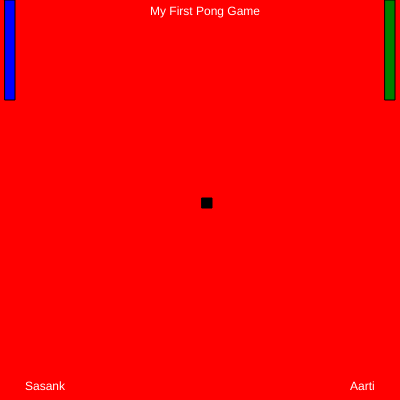
Frame 1 (no input)
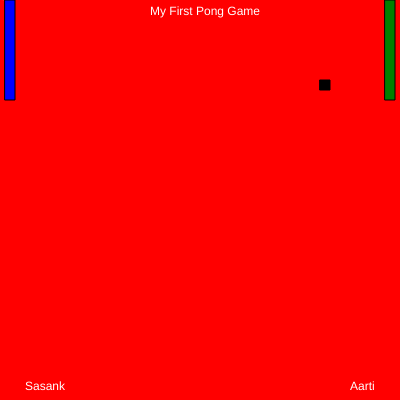
Frame 60 (no input)
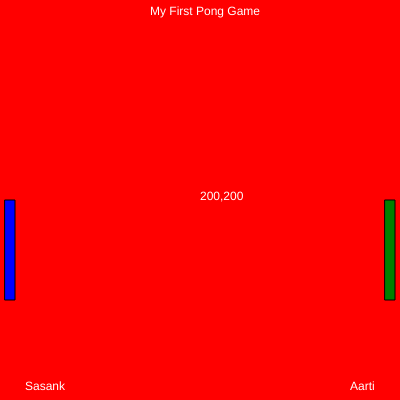
Frame 120 (the mouse pressed at the canvas centre since frame 60)

The p5.js sketch that drew these frames (run headless with seeded random() and noise() and a simulated clock; from frame 60 on, the mouse is pressed at the canvas centre):

// p5.js sketch
// ── sketch.js
var posX = 200;
var posY = 200;
function setup() {
  
  createCanvas(400, 400);
  
}

function draw() {
  background("red")
  text(mouseX+","+mouseY,mouseX,mouseY)
  fill("blue")
  rect(5,mouseY,10,100);
  fill("green")
  rect(385,mouseY,10,100)
  fill("black")
  //rect(mouseX,200,10,10)
  posX = posX + 2
  posY = posY - 2
  rect(posX,posY,10,10)
  fill("white")
  text("Sasank",25,390)
  text("Aarti",350,390)
  text("My First Pong Game",150,15)
  
  
}
